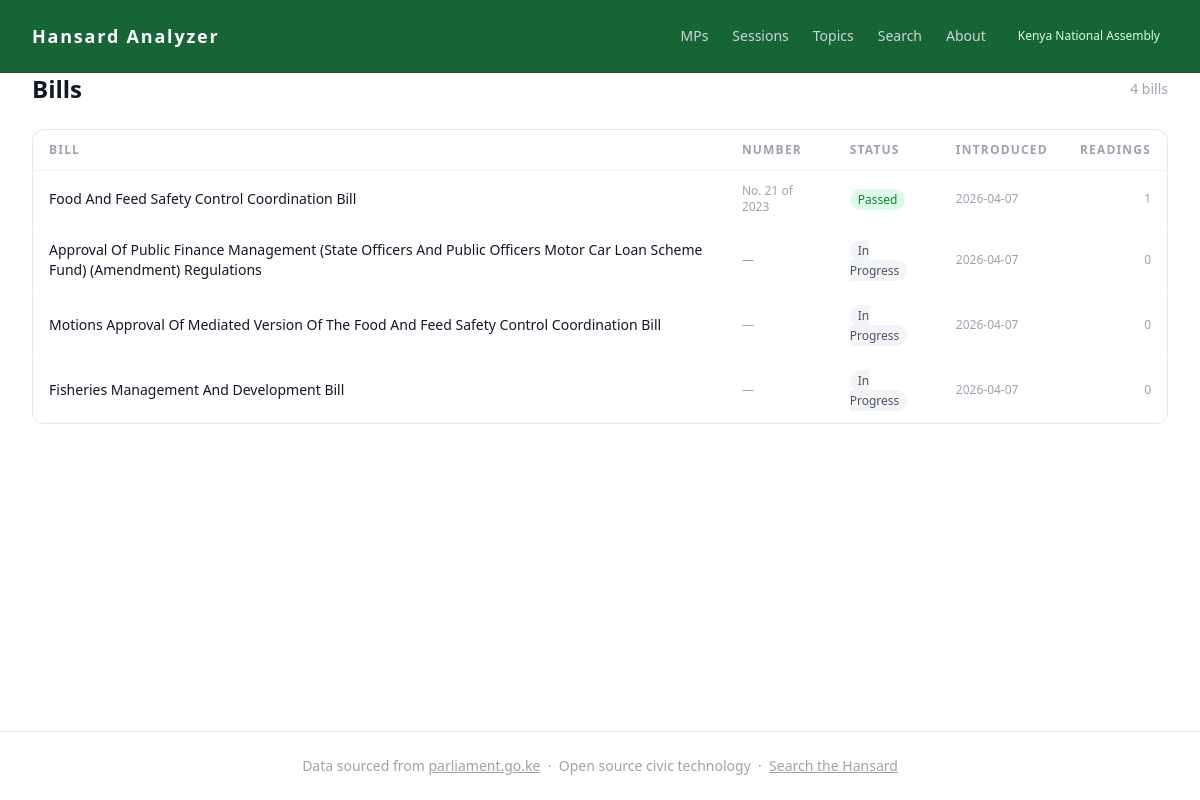
Page /bills/ on the committed database.
### tables this page shows
CREATE TABLE bills (
    id              INTEGER PRIMARY KEY AUTOINCREMENT,
    agenda_item_id  INTEGER REFERENCES agenda_items(id),
    bill_number     TEXT,
    bill_year       INTEGER,
    title           TEXT NOT NULL,
    sponsor_id      INTEGER REFERENCES members(id),
    current_status  TEXT,
    introduced_date TEXT,
    last_activity   TEXT
);

### routes/bills.py (the view)
@bills_bp.route("/")
def bills_list():
    conn = get_connection()
    bills = get_all_bills(conn)
    conn.close()
    return render_template("bills.html", bills=bills)

### analyzer/database/queries.py (called while the page is built)
def get_all_bills(conn: sqlite3.Connection) -> list[dict]:
    cursor = conn.cursor()
    cursor.execute(
        """
        SELECT
            b.*,
            COUNT(br.id)    AS reading_count,
            MAX(br.date)    AS latest_reading_date
        FROM bills b
        LEFT JOIN bill_readings br ON br.bill_id = b.id
        GROUP BY b.id
        ORDER BY latest_reading_date DESC
        """
    )
    columns = [d[0] for d in cursor.description]
    return [dict(zip(columns, row)) for row in cursor.fetchall()]

### analyzer/database/seed.py (called while the page is built)
def get_connection(db_path: Path = DB_PATH) -> sqlite3.Connection:
    conn = sqlite3.connect(db_path)
    conn.execute("PRAGMA foreign_keys = ON")
    return conn

### templates/bills.html (shortened to what this page needs)
{% extends "base.html" %}
{% block content %}
<div class="flex items-center justify-between mb-6">
    <h1 class="text-2xl font-bold text-gray-900">Bills</h1>
    <span class="text-sm text-gray-400">{{ bills|length }} bills</span>
</div>
{% if bills %}
<div class="bg-white border border-gray-200 rounded-xl overflow-hidden">
    <table class="w-full text-sm">
        <thead>
            <tr class="border-b border-gray-100">
                <th class="text-left px-4 py-3 text-xs font-semibold tracking-widest
                           text-gray-400 uppercase">Bill</th>
                <th class="text-left px-4 py-3 text-xs font-semibold tracking-widest
                           text-gray-400 uppercase">Number</th>
                <th class="text-left px-4 py-3 text-xs font-semibold tracking-widest
                           text-gray-400 uppercase">Status</th>
                <th class="text-left px-4 py-3 text-xs font-semibold tracking-widest
                           text-gray-400 uppercase">Introduced</th>
                <th class="text-right px-4 py-3 text-xs font-semibold tracking-widest
                           text-gray-400 uppercase">Readings</th>
            </tr>
        </thead>
        <tbody>
            {% for bill in bills %}
            <tr class="border-b border-gray-50 hover:bg-gray-50 transition-colors">
                <td class="px-4 py-3">
                    <a href="/bills/{{ bill.id }}"
                       class="font-medium text-gray-900 hover:text-green-700 transition-colors">
                        {{ bill.title }}
                    </a>
                </td>
                <td class="px-4 py-3 text-gray-400 text-xs">
                    {% if bill.bill_number %}
                        No. {{ bill.bill_number }} of {{ bill.bill_year }}
                    {% else %}
                        —
                    {% endif %}
                </td>
                <td class="px-4 py-3">
                    <span class="text-xs px-2 py-0.5 rounded-full font-medium
                        {% if bill.current_status == 'Passed' %}bg-green-100 text-green-700
                        {% elif bill.current_status == 'Rejected' %}bg-red-100 text-red-700
                        {% else %}bg-gray-100 text-gray-600{% endif %}">
                        {{ bill.current_status or 'In Progress' }}
                    </span>
                </td>
                <td class="px-4 py-3 text-gray-400 text-xs">
                    {{ bill.introduced_date or '—' }}
                </td>
                <td class="px-4 py-3 text-right text-gray-400 text-xs">
                    {{ bill.reading_count or 0 }}
                </td>
            </tr>
            {% endfor %}
        </tbody>
    </table>
</div>
{% else %}
<p class="text-sm text-gray-400">
    No bills in the database yet. Run the sync pipeline to load data.
</p>
{% endif %}
{% endblock %}

### rows in the picture
bills: title "Food And Feed Safety Control Coordination Bill", bill_number "21", bill_year "2023", current_status "Passed", introduced_date "2026-04-07", reading_count "1"
bills: title "Approval Of Public Finance Management (State Officers And Public Officers Motor Car Loan Scheme Fund) (Amendment) Regulations", current_status "In Progress", introduced_date "2026-04-07", reading_count "0"
bills: title "Motions Approval Of Mediated Version Of The Food And Feed Safety Control Coordination Bill", current_status "In Progress", introduced_date "2026-04-07", reading_count "0"
bills: title "Fisheries Management And Development Bill", current_status "In Progress", introduced_date "2026-04-07", reading_count "0"

### other values in the picture
{{ bills|length }} "4"
